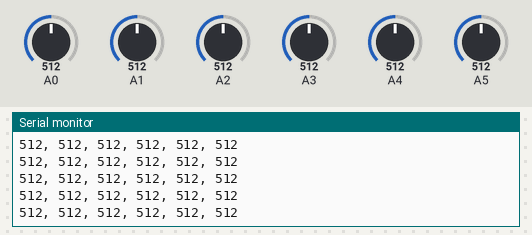
Recording of a sketch running on a simulated Arduino Uno, built with avr-gcc and run on an emulated ATmega328P. On the bench: the last lines printed to the serial monitor. The inputs (shaded band) are chosen by the test bench; at power-on: A0 = 512, A1 = 512, A2 = 512, A3 = 512, A4 = 512, A5 = 512.

Above: at 1.2 s.
1.3 s: A0 set to 106
At 2.3 s:
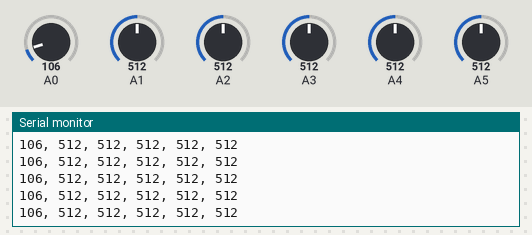
4.3 s: A0 set to 92
At 5.2 s:
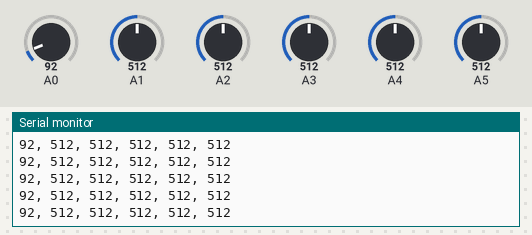
8.8 s: A1 set to 109
At 9.6 s:
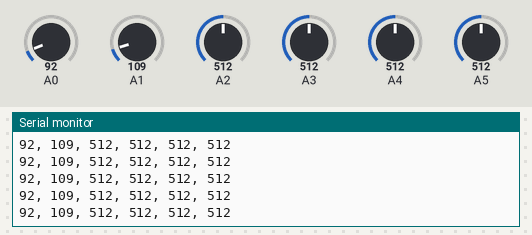
11.8 s: A1 set to 94
At 12.5 s:
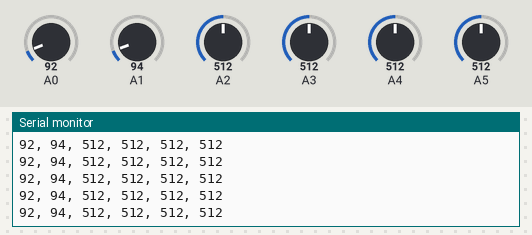
Timing chart, 0 to 14.8 s (numbered marks = the images above; inputs shaded):
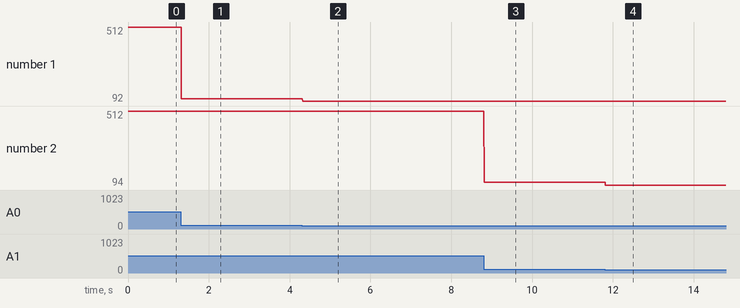

The sketch:

glove_read.ino
```cpp
void setup()
{
  Serial.begin(38400);  // Begin the serial monitor at 9600bps
}

void loop() {

  Serial.println(String(analogRead(A0)) + ", " + // Thumb Ad/Ab
                 String(analogRead(A1)) + ", " + // Thumb F/E
                 String(analogRead(A2)) + ", " + // Index
                 String(analogRead(A3)) + ", " + // Middle
                 String(analogRead(A4)) + ", " + // Ring finger
                 String(analogRead(A5))); // Pinky
}
```

Measured:
- after the input at 1.3 s, the serial monitor: prints a new line at once (image 1)
- after the input at 4.3 s, the serial monitor: prints a new line at once (image 2)
- after the input at 8.8 s, the serial monitor: prints a new line at once (image 3)
- after the input at 11.8 s, the serial monitor: prints a new line at once (image 4)
- plotted number 1: 512 → 106 after the input at 1.3 s, 106 → 92 after the input at 4.3 s
- plotted number 2: 512 → 109 after the input at 8.8 s, 109 → 94 after the input at 11.8 s
